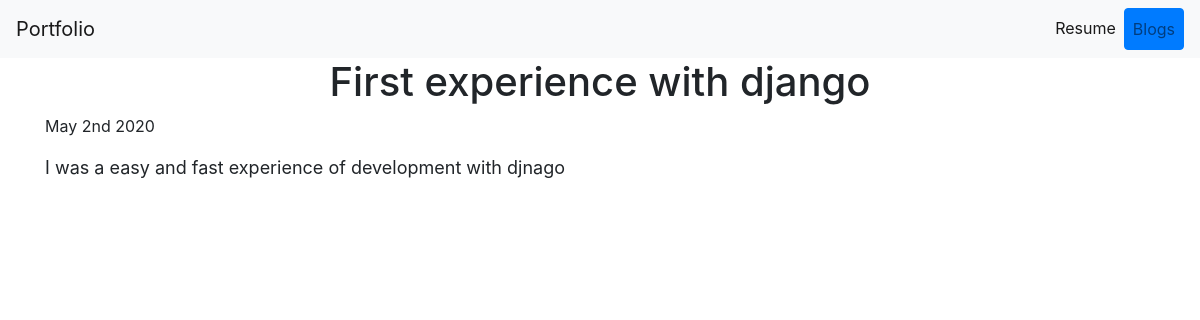
The page /blog/1 on the database its author committed.
### blog/models.py (models this page shows, shortened)
class Blog(models.Model):
    title = models.CharField(max_length=30)
    date = models.DateField()
    description = models.TextField()

### blog/views.py (the view)
# urls.py: path('<int:blog_id>',views.detail,name='detail'),
def detail(request,blog_id):
    blog = get_object_or_404(Blog,pk=blog_id)
    return render(request,'blog/detail.html',{'blog':blog})

### blog/templates/blog/detail.html
{% extends 'portfolio/base.html' %}
{% block content %}
<div class="container">
    <h1 class="text-center">{{blog.title}}</h1>
<p>{{blog.date|date:'F jS Y'}}</p>
<section style="font-size: large;">
    <p>{{blog.description|safe}}</p>
</section>
</div>
{% endblock%}

### rows shown on the page
Blog: title "First experience with django", date "May 2nd 2020", description "I was a easy and fast experience of development with djnago"
